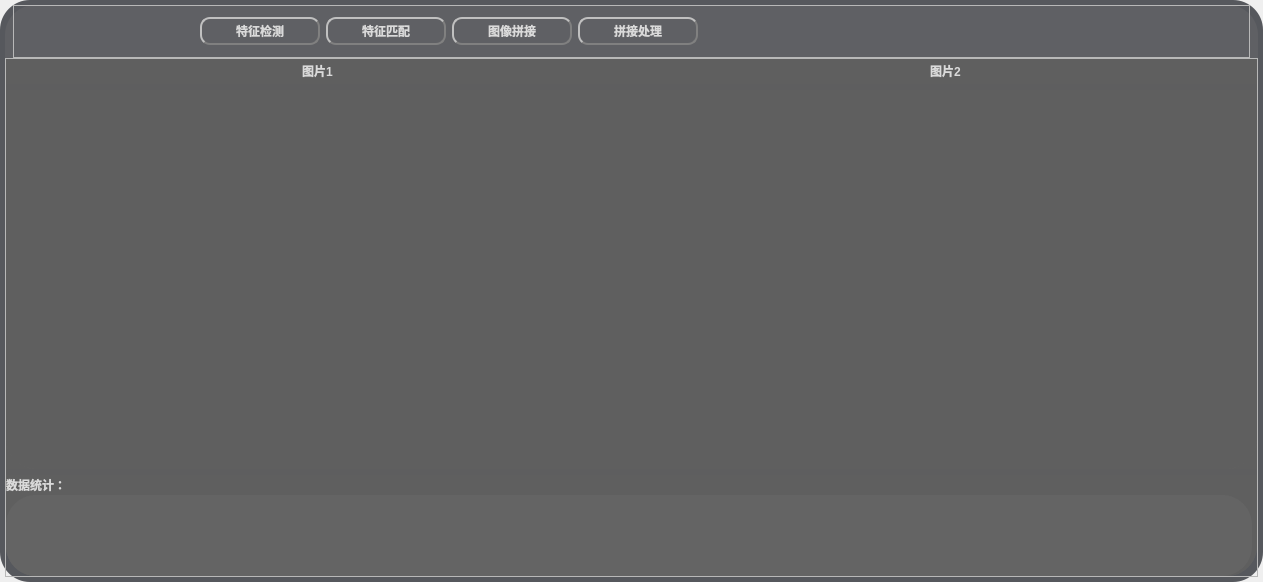
<?xml version="1.0" encoding="UTF-8"?>
<ui version="4.0">
 <class>MainWindow</class>
 <widget class="QMainWindow" name="MainWindow">
  <property name="geometry">
   <rect>
    <x>0</x>
    <y>0</y>
    <width>1263</width>
    <height>582</height>
   </rect>
  </property>
  <property name="font">
   <font>
    <family>Consolas</family>
   </font>
  </property>
  <property name="mouseTracking">
   <bool>false</bool>
  </property>
  <property name="windowTitle">
   <string>MainWindow</string>
  </property>
  <widget class="QWidget" name="centralwidget">
   <property name="mouseTracking">
    <bool>false</bool>
   </property>
   <layout class="QHBoxLayout" name="horizontalLayout">
    <property name="leftMargin">
     <number>0</number>
    </property>
    <property name="topMargin">
     <number>0</number>
    </property>
    <property name="rightMargin">
     <number>0</number>
    </property>
    <property name="bottomMargin">
     <number>0</number>
    </property>
    <item>
     <widget class="QFrame" name="frame">
      <property name="mouseTracking">
       <bool>true</bool>
      </property>
      <property name="styleSheet">
       <string notr="true">#frame{
	background-color: rgba(86, 88, 93, 1);
	border-radius: 30px;
}</string>
      </property>
      <property name="frameShape">
       <enum>QFrame::StyledPanel</enum>
      </property>
      <property name="frameShadow">
       <enum>QFrame::Raised</enum>
      </property>
      <layout class="QVBoxLayout" name="verticalLayout">
       <property name="spacing">
        <number>0</number>
       </property>
       <property name="leftMargin">
        <number>5</number>
       </property>
       <property name="topMargin">
        <number>5</number>
       </property>
       <property name="rightMargin">
        <number>5</number>
       </property>
       <property name="bottomMargin">
        <number>5</number>
       </property>
       <item>
        <widget class="QFrame" name="frame_2">
         <property name="sizePolicy">
          <sizepolicy hsizetype="Expanding" vsizetype="Preferred">
           <horstretch>0</horstretch>
           <verstretch>1</verstretch>
          </sizepolicy>
         </property>
         <property name="mouseTracking">
          <bool>true</bool>
         </property>
         <property name="styleSheet">
          <string notr="true">#frame_2{
	background-color: rgb(95, 96, 100);
	border-top-left-radius: 30px;
	border-top-right-radius: 30px;
}</string>
         </property>
         <property name="frameShape">
          <enum>QFrame::StyledPanel</enum>
         </property>
         <property name="frameShadow">
          <enum>QFrame::Raised</enum>
         </property>
         <layout class="QGridLayout" name="gridLayout">
          <property name="leftMargin">
           <number>8</number>
          </property>
          <property name="topMargin">
           <number>0</number>
          </property>
          <property name="rightMargin">
           <number>8</number>
          </property>
          <property name="bottomMargin">
           <number>0</number>
          </property>
          <item row="0" column="0">
           <widget class="QFrame" name="frame_4">
            <property name="mouseTracking">
             <bool>false</bool>
            </property>
            <property name="frameShape">
             <enum>QFrame::StyledPanel</enum>
            </property>
            <property name="frameShadow">
             <enum>QFrame::Raised</enum>
            </property>
            <layout class="QHBoxLayout" name="horizontalLayout_4">
             <property name="leftMargin">
              <number>0</number>
             </property>
             <property name="topMargin">
              <number>0</number>
             </property>
             <property name="rightMargin">
              <number>0</number>
             </property>
             <property name="bottomMargin">
              <number>0</number>
             </property>
             <item>
              <widget class="QLabel" name="label_2">
               <property name="minimumSize">
                <size>
                 <width>171</width>
                 <height>51</height>
                </size>
               </property>
               <property name="styleSheet">
                <string notr="true">image: url(:/icon/icon/logo.png);</string>
               </property>
               <property name="text">
                <string/>
               </property>
              </widget>
             </item>
             <item>
              <widget class="QWidget" name="widget_5" native="true">
               <layout class="QHBoxLayout" name="horizontalLayout_2">
                <item>
                 <widget class="QPushButton" name="pushButton_featExtraction">
                  <property name="minimumSize">
                   <size>
                    <width>120</width>
                    <height>28</height>
                   </size>
                  </property>
                  <property name="styleSheet">
                   <string notr="true">QPushButton{
	font: 25 10pt &quot;Microsoft YaHei&quot;;
	font-weight: bold;
	color: rgb(218, 218, 218);
	border-radius: 10px;  
	border: 2px groove gray;
	border-style: outset;
}
QPushButton::hover{
	padding-bottom: 5px;
}</string>
                  </property>
                  <property name="text">
                   <string>特征检测</string>
                  </property>
                 </widget>
                </item>
                <item>
                 <widget class="QPushButton" name="pushButton_featMatching">
                  <property name="minimumSize">
                   <size>
                    <width>120</width>
                    <height>28</height>
                   </size>
                  </property>
                  <property name="styleSheet">
                   <string notr="true">QPushButton{
	font: 25 10pt &quot;Microsoft YaHei&quot;;
	font-weight: bold;
	color: rgb(218, 218, 218);
	border-radius: 10px;  
	border: 2px groove gray;
	border-style: outset;
}
QPushButton:hover{
	padding-bottom: 5px;
}</string>
                  </property>
                  <property name="text">
                   <string>特征匹配</string>
                  </property>
                 </widget>
                </item>
                <item>
                 <widget class="QPushButton" name="pushButton_imgStitching">
                  <property name="minimumSize">
                   <size>
                    <width>120</width>
                    <height>28</height>
                   </size>
                  </property>
                  <property name="styleSheet">
                   <string notr="true">QPushButton{
	font: 25 10pt &quot;Microsoft YaHei&quot;;
	font-weight: bold;
	color: rgb(218, 218, 218);
	border-radius: 10px;  
	border: 2px groove gray;
	border-style: outset;
}
QPushButton:hover{
	padding-bottom: 5px;
}</string>
                  </property>
                  <property name="text">
                   <string>图像拼接</string>
                  </property>
                 </widget>
                </item>
                <item>
                 <widget class="QPushButton" name="pushButton_edgeProcess">
                  <property name="minimumSize">
                   <size>
                    <width>120</width>
                    <height>28</height>
                   </size>
                  </property>
                  <property name="styleSheet">
                   <string notr="true">QPushButton{
	font: 25 10pt &quot;Microsoft YaHei&quot;;
	font-weight: bold;
	color: rgb(218, 218, 218);
	border-radius: 10px;  
	border: 2px groove gray;
	border-style: outset;
}
QPushButton:hover{
	padding-bottom: 5px;
}</string>
                  </property>
                  <property name="text">
                   <string>拼接处理</string>
                  </property>
                 </widget>
                </item>
               </layout>
              </widget>
             </item>
             <item>
              <spacer name="horizontalSpacer">
               <property name="orientation">
                <enum>Qt::Horizontal</enum>
               </property>
               <property name="sizeHint" stdset="0">
                <size>
                 <width>40</width>
                 <height>20</height>
                </size>
               </property>
              </spacer>
             </item>
             <item>
              <widget class="QPushButton" name="pushButton_minimize">
               <property name="styleSheet">
                <string notr="true">QPushButton{
	border:none;
}
QPushButton:hover{
	padding-bottom: 5px;
}</string>
               </property>
               <property name="text">
                <string/>
               </property>
               <property name="icon">
                <iconset resource="../srcImg.qrc">
                 <normaloff>:/icon/icon/最小化.png</normaloff>:/icon/icon/最小化.png</iconset>
               </property>
              </widget>
             </item>
             <item>
              <widget class="QPushButton" name="pushButton_maxmize">
               <property name="styleSheet">
                <string notr="true">QPushButton{
	border:none;
}
QPushButton:hover{
	padding-bottom: 5px;
}</string>
               </property>
               <property name="text">
                <string/>
               </property>
               <property name="icon">
                <iconset resource="../srcImg.qrc">
                 <normaloff>:/icon/icon/正方形.png</normaloff>:/icon/icon/正方形.png</iconset>
               </property>
              </widget>
             </item>
             <item>
              <widget class="QPushButton" name="pushButton_close">
               <property name="styleSheet">
                <string notr="true">QPushButton{
	border:none;
}
QPushButton:hover{
	padding-bottom: 5px;
}</string>
               </property>
               <property name="text">
                <string/>
               </property>
               <property name="icon">
                <iconset resource="../srcImg.qrc">
                 <normaloff>:/icon/icon/关闭.png</normaloff>:/icon/icon/关闭.png</iconset>
               </property>
              </widget>
             </item>
            </layout>
           </widget>
          </item>
         </layout>
        </widget>
       </item>
       <item>
        <widget class="QFrame" name="frame_3">
         <property name="sizePolicy">
          <sizepolicy hsizetype="Preferred" vsizetype="Expanding">
           <horstretch>0</horstretch>
           <verstretch>17</verstretch>
          </sizepolicy>
         </property>
         <property name="mouseTracking">
          <bool>true</bool>
         </property>
         <property name="frameShape">
          <enum>QFrame::StyledPanel</enum>
         </property>
         <property name="frameShadow">
          <enum>QFrame::Raised</enum>
         </property>
         <layout class="QHBoxLayout" name="horizontalLayout_3">
          <property name="spacing">
           <number>0</number>
          </property>
          <property name="leftMargin">
           <number>0</number>
          </property>
          <property name="topMargin">
           <number>0</number>
          </property>
          <property name="rightMargin">
           <number>0</number>
          </property>
          <property name="bottomMargin">
           <number>0</number>
          </property>
          <item>
           <widget class="QWidget" name="widget_3" native="true">
            <property name="sizePolicy">
             <sizepolicy hsizetype="Preferred" vsizetype="Preferred">
              <horstretch>1</horstretch>
              <verstretch>0</verstretch>
             </sizepolicy>
            </property>
            <property name="styleSheet">
             <string notr="true">QWidget{
	background-color: rgba(95, 95, 95, 200);
	border: 0px solid #42adff;
	border-left: 0px solid rgba(200, 200, 200,100);
	border-right: 0px solid rgba(29, 83, 185, 255);
	border-bottom-left-radius: 30px;
	border-bottom-right-radius: 30px;
}</string>
            </property>
            <layout class="QGridLayout" name="gridLayout_5">
             <property name="leftMargin">
              <number>0</number>
             </property>
             <property name="topMargin">
              <number>0</number>
             </property>
             <property name="rightMargin">
              <number>0</number>
             </property>
             <property name="bottomMargin">
              <number>0</number>
             </property>
             <item row="0" column="0">
              <widget class="QWidget" name="widget_4" native="true">
               <property name="sizePolicy">
                <sizepolicy hsizetype="Preferred" vsizetype="Expanding">
                 <horstretch>0</horstretch>
                 <verstretch>1</verstretch>
                </sizepolicy>
               </property>
               <property name="styleSheet">
                <string notr="true">QWidget{
	border-radius: 0px;
}</string>
               </property>
               <layout class="QHBoxLayout" name="horizontalLayout_5">
                <property name="leftMargin">
                 <number>0</number>
                </property>
                <property name="topMargin">
                 <number>0</number>
                </property>
                <property name="rightMargin">
                 <number>0</number>
                </property>
                <property name="bottomMargin">
                 <number>0</number>
                </property>
                <item>
                 <spacer name="horizontalSpacer_2">
                  <property name="orientation">
                   <enum>Qt::Horizontal</enum>
                  </property>
                  <property name="sizeHint" stdset="0">
                   <size>
                    <width>225</width>
                    <height>20</height>
                   </size>
                  </property>
                 </spacer>
                </item>
                <item>
                 <widget class="QPushButton" name="pushButton_openFile1">
                  <property name="styleSheet">
                   <string notr="true">QPushButton{
	font: 25 10pt &quot;Microsoft YaHei&quot;;
	font-weight: bold;
	color: rgb(218, 218, 218);
	border-radius: 00px;  
	border: none;
	border-style: outset;
}
QPushButton:hover{
	padding-bottom: 5px;
}</string>
                  </property>
                  <property name="text">
                   <string>图片1</string>
                  </property>
                  <property name="icon">
                   <iconset resource="../srcImg.qrc">
                    <normaloff>:/icon/icon/打开.png</normaloff>:/icon/icon/打开.png</iconset>
                  </property>
                 </widget>
                </item>
                <item>
                 <spacer name="horizontalSpacer_3">
                  <property name="orientation">
                   <enum>Qt::Horizontal</enum>
                  </property>
                  <property name="sizeHint" stdset="0">
                   <size>
                    <width>226</width>
                    <height>20</height>
                   </size>
                  </property>
                 </spacer>
                </item>
                <item>
                 <spacer name="horizontalSpacer_4">
                  <property name="orientation">
                   <enum>Qt::Horizontal</enum>
                  </property>
                  <property name="sizeHint" stdset="0">
                   <size>
                    <width>226</width>
                    <height>20</height>
                   </size>
                  </property>
                 </spacer>
                </item>
                <item>
                 <widget class="QPushButton" name="pushButton_openFile2">
                  <property name="styleSheet">
                   <string notr="true">QPushButton{
	font: 25 10pt &quot;Microsoft YaHei&quot;;
	font-weight: bold;
	color: rgb(218, 218, 218);
	border-radius: 00px;  
	border: none;
	border-style: outset;
}
QPushButton:hover{
	padding-bottom: 5px;
}</string>
                  </property>
                  <property name="text">
                   <string>图片2</string>
                  </property>
                  <property name="icon">
                   <iconset resource="../srcImg.qrc">
                    <normaloff>:/icon/icon/打开.png</normaloff>:/icon/icon/打开.png</iconset>
                  </property>
                 </widget>
                </item>
                <item>
                 <spacer name="horizontalSpacer_5">
                  <property name="orientation">
                   <enum>Qt::Horizontal</enum>
                  </property>
                  <property name="sizeHint" stdset="0">
                   <size>
                    <width>225</width>
                    <height>20</height>
                   </size>
                  </property>
                 </spacer>
                </item>
               </layout>
              </widget>
             </item>
             <item row="1" column="0">
              <widget class="QStackedWidget" name="stackedWidget">
               <property name="sizePolicy">
                <sizepolicy hsizetype="Expanding" vsizetype="Expanding">
                 <horstretch>1</horstretch>
                 <verstretch>15</verstretch>
                </sizepolicy>
               </property>
               <property name="layoutDirection">
                <enum>Qt::LeftToRight</enum>
               </property>
               <property name="currentIndex">
                <number>0</number>
               </property>
               <widget class="QWidget" name="page">
                <property name="sizePolicy">
                 <sizepolicy hsizetype="Expanding" vsizetype="Expanding">
                  <horstretch>1</horstretch>
                  <verstretch>1</verstretch>
                 </sizepolicy>
                </property>
                <layout class="QGridLayout" name="gridLayout_2">
                 <property name="leftMargin">
                  <number>0</number>
                 </property>
                 <property name="topMargin">
                  <number>0</number>
                 </property>
                 <property name="rightMargin">
                  <number>0</number>
                 </property>
                 <property name="bottomMargin">
                  <number>0</number>
                 </property>
                 <item row="0" column="0">
                  <widget class="QSplitter" name="splitter">
                   <property name="enabled">
                    <bool>true</bool>
                   </property>
                   <property name="sizePolicy">
                    <sizepolicy hsizetype="Expanding" vsizetype="Expanding">
                     <horstretch>1</horstretch>
                     <verstretch>1</verstretch>
                    </sizepolicy>
                   </property>
                   <property name="styleSheet">
                    <string notr="true">#splitter::handle{
	background-color: 1px solid  rgba(200, 200, 200,100);
}</string>
                   </property>
                   <property name="frameShape">
                    <enum>QFrame::NoFrame</enum>
                   </property>
                   <property name="lineWidth">
                    <number>10</number>
                   </property>
                   <property name="orientation">
                    <enum>Qt::Horizontal</enum>
                   </property>
                   <property name="handleWidth">
                    <number>1</number>
                   </property>
                   <widget class="Label_click_Mouse" name="img1">
                    <property name="enabled">
                     <bool>true</bool>
                    </property>
                    <property name="sizePolicy">
                     <sizepolicy hsizetype="Expanding" vsizetype="Expanding">
                      <horstretch>1</horstretch>
                      <verstretch>1</verstretch>
                     </sizepolicy>
                    </property>
                    <property name="minimumSize">
                     <size>
                      <width>200</width>
                      <height>0</height>
                     </size>
                    </property>
                    <property name="font">
                     <font>
                      <family>微软雅黑</family>
                      <pointsize>36</pointsize>
                     </font>
                    </property>
                    <property name="cursor">
                     <cursorShape>ArrowCursor</cursorShape>
                    </property>
                    <property name="mouseTracking">
                     <bool>true</bool>
                    </property>
                    <property name="styleSheet">
                     <string notr="true">QLabel{
	border-radius: 0px;
}

</string>
                    </property>
                    <property name="text">
                     <string/>
                    </property>
                    <property name="scaledContents">
                     <bool>true</bool>
                    </property>
                    <property name="alignment">
                     <set>Qt::AlignCenter</set>
                    </property>
                   </widget>
                   <widget class="Label_click_Mouse" name="img2">
                    <property name="enabled">
                     <bool>true</bool>
                    </property>
                    <property name="sizePolicy">
                     <sizepolicy hsizetype="Expanding" vsizetype="Expanding">
                      <horstretch>1</horstretch>
                      <verstretch>1</verstretch>
                     </sizepolicy>
                    </property>
                    <property name="minimumSize">
                     <size>
                      <width>200</width>
                      <height>0</height>
                     </size>
                    </property>
                    <property name="font">
                     <font>
                      <family>微软雅黑</family>
                      <pointsize>36</pointsize>
                     </font>
                    </property>
                    <property name="cursor">
                     <cursorShape>ArrowCursor</cursorShape>
                    </property>
                    <property name="mouseTracking">
                     <bool>true</bool>
                    </property>
                    <property name="styleSheet">
                     <string notr="true">QLabel{
	border-radius: 0px;
}

</string>
                    </property>
                    <property name="text">
                     <string/>
                    </property>
                    <property name="scaledContents">
                     <bool>true</bool>
                    </property>
                    <property name="alignment">
                     <set>Qt::AlignCenter</set>
                    </property>
                   </widget>
                  </widget>
                 </item>
                </layout>
               </widget>
               <widget class="QWidget" name="page_2">
                <property name="sizePolicy">
                 <sizepolicy hsizetype="Expanding" vsizetype="Expanding">
                  <horstretch>1</horstretch>
                  <verstretch>1</verstretch>
                 </sizepolicy>
                </property>
                <layout class="QGridLayout" name="gridLayout_3">
                 <property name="leftMargin">
                  <number>0</number>
                 </property>
                 <property name="topMargin">
                  <number>0</number>
                 </property>
                 <property name="rightMargin">
                  <number>0</number>
                 </property>
                 <property name="bottomMargin">
                  <number>0</number>
                 </property>
                 <item row="0" column="0">
                  <widget class="QLabel" name="img3">
                   <property name="sizePolicy">
                    <sizepolicy hsizetype="Expanding" vsizetype="Expanding">
                     <horstretch>1</horstretch>
                     <verstretch>1</verstretch>
                    </sizepolicy>
                   </property>
                   <property name="text">
                    <string/>
                   </property>
                   <property name="scaledContents">
                    <bool>true</bool>
                   </property>
                  </widget>
                 </item>
                </layout>
               </widget>
              </widget>
             </item>
             <item row="2" column="0">
              <widget class="QWidget" name="widget_7" native="true">
               <property name="sizePolicy">
                <sizepolicy hsizetype="Preferred" vsizetype="Expanding">
                 <horstretch>0</horstretch>
                 <verstretch>4</verstretch>
                </sizepolicy>
               </property>
               <property name="styleSheet">
                <string notr="true">QWidget{	
	border-bottom-left-radius: 30px;
	border-bottom-right-radius: 30px;
}</string>
               </property>
               <layout class="QVBoxLayout" name="verticalLayout_2">
                <property name="spacing">
                 <number>0</number>
                </property>
                <property name="leftMargin">
                 <number>0</number>
                </property>
                <property name="topMargin">
                 <number>0</number>
                </property>
                <property name="rightMargin">
                 <number>0</number>
                </property>
                <property name="bottomMargin">
                 <number>0</number>
                </property>
                <item>
                 <widget class="QLabel" name="label">
                  <property name="sizePolicy">
                   <sizepolicy hsizetype="Expanding" vsizetype="Expanding">
                    <horstretch>1</horstretch>
                    <verstretch>1</verstretch>
                   </sizepolicy>
                  </property>
                  <property name="minimumSize">
                   <size>
                    <width>144</width>
                    <height>20</height>
                   </size>
                  </property>
                  <property name="styleSheet">
                   <string notr="true">QLabel
{
	border:none;
	font: 25 10pt &quot;Microsoft YaHei&quot;;
	font-weight: bold;
 		border-radius:0px;
		background:rgba(66, 195, 255, 0);
color: rgb(218, 218, 218);
}
</string>
                  </property>
                  <property name="text">
                   <string>数据统计：</string>
                  </property>
                 </widget>
                </item>
                <item>
                 <widget class="QScrollArea" name="scrollArea">
                  <property name="sizePolicy">
                   <sizepolicy hsizetype="Expanding" vsizetype="Expanding">
                    <horstretch>1</horstretch>
                    <verstretch>5</verstretch>
                   </sizepolicy>
                  </property>
                  <property name="styleSheet">
                   <string notr="true">QScrollArea{
	border:none;
	background-color: rgba(100, 100, 100, 0);
	border-radius: 300px;
}</string>
                  </property>
                  <property name="verticalScrollBarPolicy">
                   <enum>Qt::ScrollBarAsNeeded</enum>
                  </property>
                  <property name="horizontalScrollBarPolicy">
                   <enum>Qt::ScrollBarAlwaysOff</enum>
                  </property>
                  <property name="widgetResizable">
                   <bool>true</bool>
                  </property>
                  <widget class="QWidget" name="scrollAreaWidgetContents">
                   <property name="geometry">
                    <rect>
                     <x>0</x>
                     <y>0</y>
                     <width>1251</width>
                     <height>85</height>
                    </rect>
                   </property>
                   <property name="sizePolicy">
                    <sizepolicy hsizetype="Expanding" vsizetype="Expanding">
                     <horstretch>1</horstretch>
                     <verstretch>1</verstretch>
                    </sizepolicy>
                   </property>
                   <property name="styleSheet">
                    <string notr="true">QWidget{
	border:none;
	background-color: rgba(100, 100, 100, 0%);
	border-radius: 30px;
}</string>
                   </property>
                   <layout class="QGridLayout" name="gridLayout_4">
                    <property name="leftMargin">
                     <number>0</number>
                    </property>
                    <property name="topMargin">
                     <number>0</number>
                    </property>
                    <property name="rightMargin">
                     <number>5</number>
                    </property>
                    <property name="bottomMargin">
                     <number>0</number>
                    </property>
                    <item row="0" column="0">
                     <widget class="QTextBrowser" name="textBrowser">
                      <property name="sizePolicy">
                       <sizepolicy hsizetype="Expanding" vsizetype="Expanding">
                        <horstretch>1</horstretch>
                        <verstretch>1</verstretch>
                       </sizepolicy>
                      </property>
                      <property name="styleSheet">
                       <string notr="true">QTextBrowser{
	border:none;
	background-color: rgb(100, 100, 100);
	border-radius: 30px;  
}
QScrollBar:vertical
{
    width:15px;
	background-color: rgb(100, 100, 100);
	margin-bottom:15px;
	margin-top:15px;
}
QScrollBar::add-line:vertical {
                  height: 15px;
                  subcontrol-origin:margin;
              }

QScrollBar::up-arrow:vertical {
                 subcontrol-origin: margin;
                 height: 10px;
                 border:10 10 10 10;
                 
              }
QScrollBar::sub-line:vertical {
                  height: 15px;
                  subcontrol-origin:margin;
              }

 QScrollBar::down-arrow:vertical {
                 subcontrol-origin: margin;
                 height: 10px;
                 border:10 10 10 10;
              }</string>
                      </property>
                      <property name="verticalScrollBarPolicy">
                       <enum>Qt::ScrollBarAsNeeded</enum>
                      </property>
                      <property name="horizontalScrollBarPolicy">
                       <enum>Qt::ScrollBarAlwaysOff</enum>
                      </property>
                     </widget>
                    </item>
                   </layout>
                  </widget>
                 </widget>
                </item>
               </layout>
              </widget>
             </item>
            </layout>
           </widget>
          </item>
         </layout>
        </widget>
       </item>
      </layout>
     </widget>
    </item>
   </layout>
  </widget>
  <action name="actionopen">
   <property name="icon">
    <iconset>
     <normaloff>:/img/icon/file.png</normaloff>:/img/icon/file.png</iconset>
   </property>
   <property name="text">
    <string>open</string>
   </property>
  </action>
  <action name="actionexport">
   <property name="text">
    <string>导出</string>
   </property>
   <property name="font">
    <font>
     <family>Consolas</family>
    </font>
   </property>
  </action>
 </widget>
 <customwidgets>
  <customwidget>
   <class>Label_click_Mouse</class>
   <extends>QLabel</extends>
   <header>MouseLabel.h</header>
  </customwidget>
 </customwidgets>
 <resources>
  <include location="../srcImg.qrc"/>
 </resources>
 <connections>
  <connection>
   <sender>pushButton_close</sender>
   <signal>clicked()</signal>
   <receiver>MainWindow</receiver>
   <slot>close()</slot>
   <hints>
    <hint type="sourcelabel">
     <x>1092</x>
     <y>57</y>
    </hint>
    <hint type="destinationlabel">
     <x>994</x>
     <y>0</y>
    </hint>
   </hints>
  </connection>
  <connection>
   <sender>pushButton_maxmize</sender>
   <signal>clicked()</signal>
   <receiver>MainWindow</receiver>
   <slot>showMaximized()</slot>
   <hints>
    <hint type="sourcelabel">
     <x>1061</x>
     <y>57</y>
    </hint>
    <hint type="destinationlabel">
     <x>952</x>
     <y>1</y>
    </hint>
   </hints>
  </connection>
  <connection>
   <sender>pushButton_minimize</sender>
   <signal>clicked()</signal>
   <receiver>MainWindow</receiver>
   <slot>showMinimized()</slot>
   <hints>
    <hint type="sourcelabel">
     <x>1030</x>
     <y>57</y>
    </hint>
    <hint type="destinationlabel">
     <x>914</x>
     <y>1</y>
    </hint>
   </hints>
  </connection>
 </connections>
</ui>
